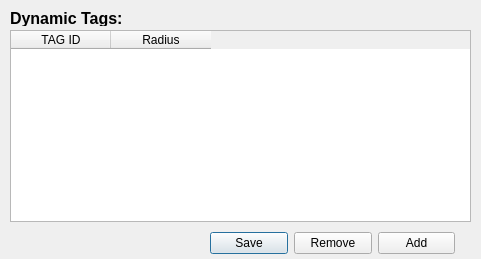
<?xml version="1.0" encoding="UTF-8"?>
<ui version="4.0">
 <class>dynamic</class>
 <widget class="QDialog" name="dynamic">
  <property name="geometry">
   <rect>
    <x>0</x>
    <y>0</y>
    <width>481</width>
    <height>259</height>
   </rect>
  </property>
  <property name="font">
   <font>
    <pointsize>9</pointsize>
   </font>
  </property>
  <property name="windowTitle">
   <string>Dialog</string>
  </property>
  <widget class="QLabel" name="label">
   <property name="geometry">
    <rect>
     <x>10</x>
     <y>10</y>
     <width>121</width>
     <height>16</height>
    </rect>
   </property>
   <property name="font">
    <font>
     <pointsize>12</pointsize>
     <weight>75</weight>
     <bold>true</bold>
    </font>
   </property>
   <property name="text">
    <string>Dynamic Tags:</string>
   </property>
  </widget>
  <widget class="QWidget" name="layoutWidget">
   <property name="geometry">
    <rect>
     <x>210</x>
     <y>230</y>
     <width>245</width>
     <height>27</height>
    </rect>
   </property>
   <layout class="QHBoxLayout" name="horizontalLayout">
    <item>
     <widget class="QPushButton" name="saveButton_3">
      <property name="text">
       <string>Save</string>
      </property>
     </widget>
    </item>
    <item>
     <widget class="QPushButton" name="removeButton">
      <property name="text">
       <string>Remove</string>
      </property>
     </widget>
    </item>
    <item>
     <widget class="QPushButton" name="addButton_2">
      <property name="text">
       <string>Add</string>
      </property>
     </widget>
    </item>
   </layout>
  </widget>
  <widget class="QTableWidget" name="tableWidget">
   <property name="geometry">
    <rect>
     <x>10</x>
     <y>30</y>
     <width>461</width>
     <height>192</height>
    </rect>
   </property>
   <column>
    <property name="text">
     <string>TAG ID</string>
    </property>
   </column>
   <column>
    <property name="text">
     <string>Radius</string>
    </property>
   </column>
  </widget>
 </widget>
 <resources/>
 <connections/>
</ui>
